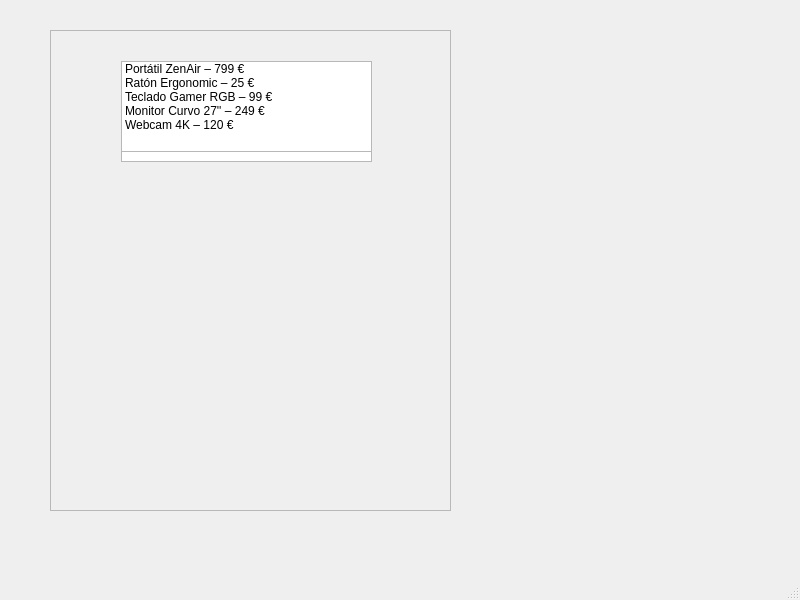
<?xml version="1.0" encoding="UTF-8"?>
<ui version="4.0">
 <class>MainWindow</class>
 <widget class="QMainWindow" name="MainWindow">
  <property name="geometry">
   <rect>
    <x>0</x>
    <y>0</y>
    <width>800</width>
    <height>600</height>
   </rect>
  </property>
  <property name="windowTitle">
   <string>MainWindow</string>
  </property>
  <widget class="QWidget" name="centralwidget">
   <widget class="QScrollArea" name="scrollArea">
    <property name="geometry">
     <rect>
      <x>50</x>
      <y>30</y>
      <width>401</width>
      <height>481</height>
     </rect>
    </property>
    <property name="widgetResizable">
     <bool>true</bool>
    </property>
    <widget class="QWidget" name="scrollAreaWidgetContents">
     <property name="geometry">
      <rect>
       <x>0</x>
       <y>0</y>
       <width>399</width>
       <height>479</height>
      </rect>
     </property>
     <widget class="QListView" name="ListaProductos">
      <property name="geometry">
       <rect>
        <x>70</x>
        <y>30</y>
        <width>251</width>
        <height>101</height>
       </rect>
      </property>
     </widget>
     <widget class="QListWidget" name="listWidget">
      <property name="geometry">
       <rect>
        <x>70</x>
        <y>30</y>
        <width>251</width>
        <height>91</height>
       </rect>
      </property>
      <item>
       <property name="text">
        <string>Portátil ZenAir – 799 €</string>
       </property>
      </item>
      <item>
       <property name="text">
        <string>Ratón Ergonomic – 25 €</string>
       </property>
      </item>
      <item>
       <property name="text">
        <string>Teclado Gamer RGB – 99 €</string>
       </property>
      </item>
      <item>
       <property name="text">
        <string>Monitor Curvo 27'' – 249 €</string>
       </property>
      </item>
      <item>
       <property name="text">
        <string>Webcam 4K – 120 €</string>
       </property>
      </item>
     </widget>
    </widget>
   </widget>
  </widget>
  <widget class="QMenuBar" name="menubar">
   <property name="geometry">
    <rect>
     <x>0</x>
     <y>0</y>
     <width>800</width>
     <height>33</height>
    </rect>
   </property>
  </widget>
  <widget class="QStatusBar" name="statusbar"/>
 </widget>
 <resources/>
 <connections/>
</ui>
